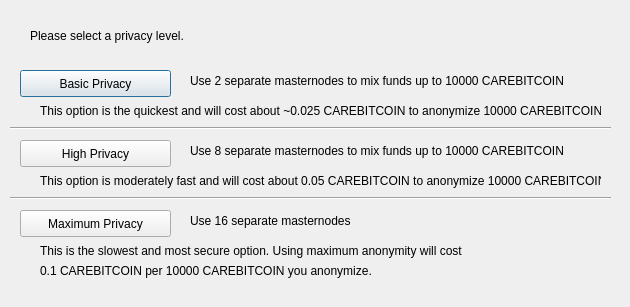
<?xml version="1.0" encoding="UTF-8"?>
<ui version="4.0">
 <class>ObfuscationConfig</class>
 <widget class="QDialog" name="ObfuscationConfig">
  <property name="geometry">
   <rect>
    <x>0</x>
    <y>0</y>
    <width>630</width>
    <height>307</height>
   </rect>
  </property>
  <property name="windowTitle">
   <string>Configure Obfuscation</string>
  </property>
  <widget class="QPushButton" name="buttonBasic">
   <property name="geometry">
    <rect>
     <x>20</x>
     <y>70</y>
     <width>151</width>
     <height>27</height>
    </rect>
   </property>
   <property name="text">
    <string>Basic Privacy</string>
   </property>
  </widget>
  <widget class="QPushButton" name="buttonHigh">
   <property name="geometry">
    <rect>
     <x>20</x>
     <y>140</y>
     <width>151</width>
     <height>27</height>
    </rect>
   </property>
   <property name="text">
    <string>High Privacy</string>
   </property>
  </widget>
  <widget class="QPushButton" name="buttonMax">
   <property name="geometry">
    <rect>
     <x>20</x>
     <y>210</y>
     <width>151</width>
     <height>27</height>
    </rect>
   </property>
   <property name="text">
    <string>Maximum Privacy</string>
   </property>
  </widget>
  <widget class="QLabel" name="label">
   <property name="geometry">
    <rect>
     <x>30</x>
     <y>20</y>
     <width>571</width>
     <height>31</height>
    </rect>
   </property>
   <property name="text">
    <string>Please select a privacy level.</string>
   </property>
  </widget>
  <widget class="QLabel" name="label_2">
   <property name="geometry">
    <rect>
     <x>190</x>
     <y>70</y>
     <width>421</width>
     <height>21</height>
    </rect>
   </property>
   <property name="text">
    <string>Use 2 separate masternodes to mix funds up to 10000 CAREBITCOIN</string>
   </property>
  </widget>
  <widget class="QLabel" name="label_3">
   <property name="geometry">
    <rect>
     <x>190</x>
     <y>140</y>
     <width>411</width>
     <height>21</height>
    </rect>
   </property>
   <property name="text">
    <string>Use 8 separate masternodes to mix funds up to 10000 CAREBITCOIN</string>
   </property>
  </widget>
  <widget class="QLabel" name="label_4">
   <property name="geometry">
    <rect>
     <x>190</x>
     <y>210</y>
     <width>421</width>
     <height>21</height>
    </rect>
   </property>
   <property name="text">
    <string>Use 16 separate masternodes</string>
   </property>
  </widget>
  <widget class="QLabel" name="label_6">
   <property name="geometry">
    <rect>
     <x>40</x>
     <y>100</y>
     <width>561</width>
     <height>21</height>
    </rect>
   </property>
   <property name="text">
    <string>This option is the quickest and will cost about ~0.025 CAREBITCOIN to anonymize 10000 CAREBITCOIN</string>
   </property>
  </widget>
  <widget class="QLabel" name="label_7">
   <property name="geometry">
    <rect>
     <x>40</x>
     <y>170</y>
     <width>561</width>
     <height>21</height>
    </rect>
   </property>
   <property name="text">
    <string>This option is moderately fast and will cost about 0.05 CAREBITCOIN to anonymize 10000 CAREBITCOIN</string>
   </property>
  </widget>
  <widget class="QLabel" name="label_8">
   <property name="geometry">
    <rect>
     <x>40</x>
     <y>240</y>
     <width>561</width>
     <height>21</height>
    </rect>
   </property>
   <property name="text">
    <string>This is the slowest and most secure option. Using maximum anonymity will cost</string>
   </property>
  </widget>
  <widget class="QLabel" name="label_9">
   <property name="geometry">
    <rect>
     <x>40</x>
     <y>260</y>
     <width>561</width>
     <height>21</height>
    </rect>
   </property>
   <property name="text">
    <string>0.1 CAREBITCOIN per 10000 CAREBITCOIN you anonymize.</string>
   </property>
  </widget>
  <widget class="Line" name="line">
   <property name="geometry">
    <rect>
     <x>10</x>
     <y>120</y>
     <width>601</width>
     <height>16</height>
    </rect>
   </property>
   <property name="orientation">
    <enum>Qt::Horizontal</enum>
   </property>
  </widget>
  <widget class="Line" name="line_2">
   <property name="geometry">
    <rect>
     <x>10</x>
     <y>190</y>
     <width>601</width>
     <height>16</height>
    </rect>
   </property>
   <property name="orientation">
    <enum>Qt::Horizontal</enum>
   </property>
  </widget>
 </widget>
 <resources/>
 <connections/>
</ui>
